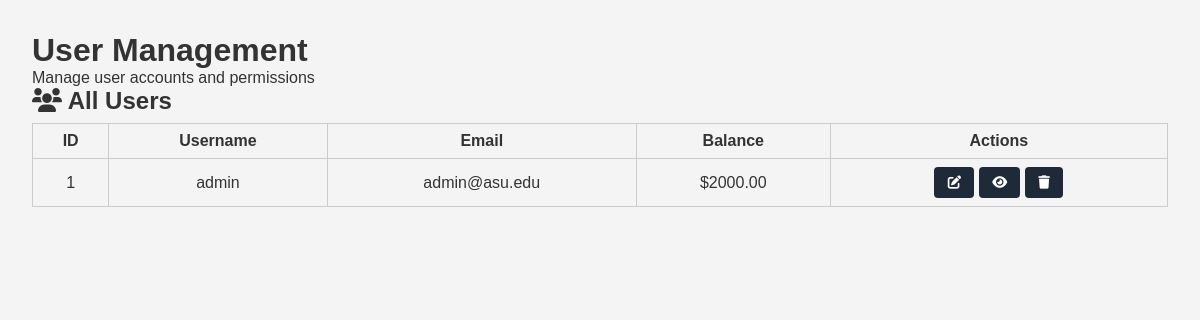
The app's page /admin/users (signed in), older data.
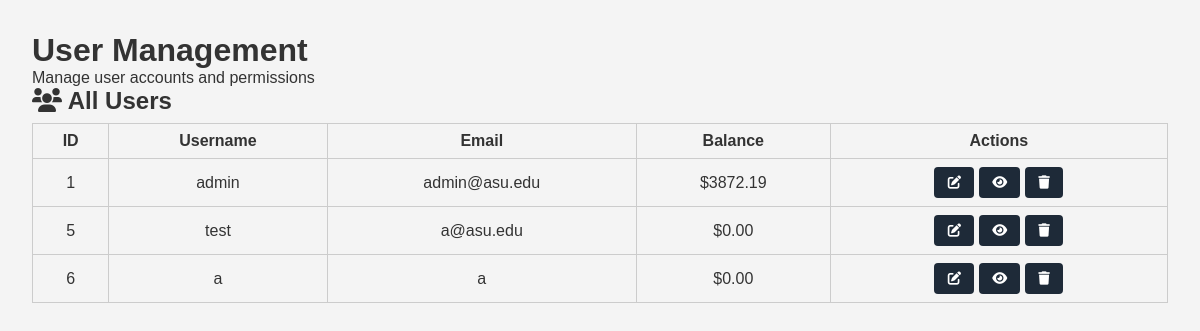
The same page, newer data.
### tables this page shows
CREATE TABLE users (
    user_id INTEGER PRIMARY KEY AUTOINCREMENT,
    username TEXT NOT NULL UNIQUE,
    email TEXT NOT NULL UNIQUE,
    balance REAL DEFAULT 0.0,
    password_hash TEXT NOT NULL,
    is_admin INTEGER DEFAULT 0
, total_deposited REAL DEFAULT 0.0, total_withdrawn REAL DEFAULT 0.0);

### app.py (the view)
@app.route('/admin/users')
def admin_users():
    check = require_admin()
    if check:
        return check
    conn = get_db_connection()
    users = conn.execute('SELECT user_id, username, email, balance FROM users').fetchall()
    conn.close()
    return render_template('admin_users.html', users=users)

### app.py (called while the page is built)
def get_db_connection():
    conn = sqlite3.connect(DB_NAME, timeout=5, check_same_thread=False)
    conn.row_factory = sqlite3.Row
    conn.execute("PRAGMA journal_mode=WAL;")
    conn.execute("PRAGMA busy_timeout = 5000;")
    return conn

def require_admin():
    if 'user_id' not in session:
        flash("You must be logged in.", "error")
        return redirect(url_for('login'))
    conn = get_db_connection()
    user = conn.execute(
        'SELECT is_admin FROM users WHERE user_id = ?',
        (session['user_id'],)
    ).fetchone()
    conn.close()
    if not user:
        flash("User not found.", "error")
        return redirect(url_for('login'))
    is_admin = user['is_admin'] if 'is_admin' in user.keys() else 0
    if int(is_admin) != 1:
        flash("Administrator access required.", "error")
        if 'user_id' in session:
            return redirect(url_for('dashboard', user_id=session.get('user_id')))
        return redirect(url_for('login'))
    return None

### templates/admin_users.html (shortened to what this page needs)
<!DOCTYPE html>
<html lang="en">
<head>
  <link rel="stylesheet" href="{{ url_for('static', filename='styles.css') }}">
  <link href="https://cdnjs.cloudflare.com/ajax/libs/font-awesome/6.0.0/css/all.min.css" rel="stylesheet">
</head>
<body>
  <main class="dashboard-container">
    <div class="welcome-section">
      <h1>User Management</h1>
      <p>Manage user accounts and permissions</p>
    </div>
    <div class="content-grid">
      <div class="card">
        <div class="card-header">
          <h2><i class="fas fa-users"></i> All Users</h2>
        </div>
        <div class="card-content">
          {% if users %}
            <div class="users-table">
              <table>
                <thead>
                  <tr>
                    <th>ID</th>
                    <th>Username</th>
                    <th>Email</th>
                    <th>Balance</th>
                    <th>Actions</th>
                  </tr>
                </thead>
                <tbody>
                  {% for user in users %}
                    <tr>
                      <td>{{ user.user_id }}</td>
                      <td class="username-cell">{{ user.username }}</td>
                      <td>{{ user.email }}</td>
                      <td class="balance-cell">${{ "%.2f"|format(user.balance) }}</td>
                      <td class="actions-cell">
					<form action="{{ url_for('admin_user_edit', user_id=user.user_id) }}"
						  method="GET"
						  style="display:inline;">
					  <button class="btn-icon" title="Edit User">
						<i class="fas fa-edit"></i>
					  </button>
					</form>
					<form action="{{ url_for('admin_user_portfolio', user_id=user.user_id) }}"
						  method="GET"
						  style="display:inline;">
					  <button class="btn-icon" title="View Portfolio">
						<i class="fas fa-eye"></i>
					  </button>
					</form>
					<form action="{{ url_for('admin_user_delete', user_id=user.user_id) }}"
						  method="POST"
						  style="display:inline;"
						  onsubmit="return confirm('Are you sure you want to delete this user? This action cannot be undone.');">
					  <button class="btn-icon" title="Delete User">
						<i class="fas fa-trash"></i>
					  </button>
					</form>
                      </td>
                    </tr>
                  {% endfor %}
                </tbody>
              </table>
            </div>
          {% endif %}
        </div>
      </div>
    </div>
  </main>
</body>
</html>

Row changes from the older to the newer data that the page shows:
changed users "admin": balance "2000.00" → "3872.19"
added users: user_id "5", username "test", email "a@asu.edu", balance "0.00"
added users: user_id "6", username "a", email "a", balance "0.00"
